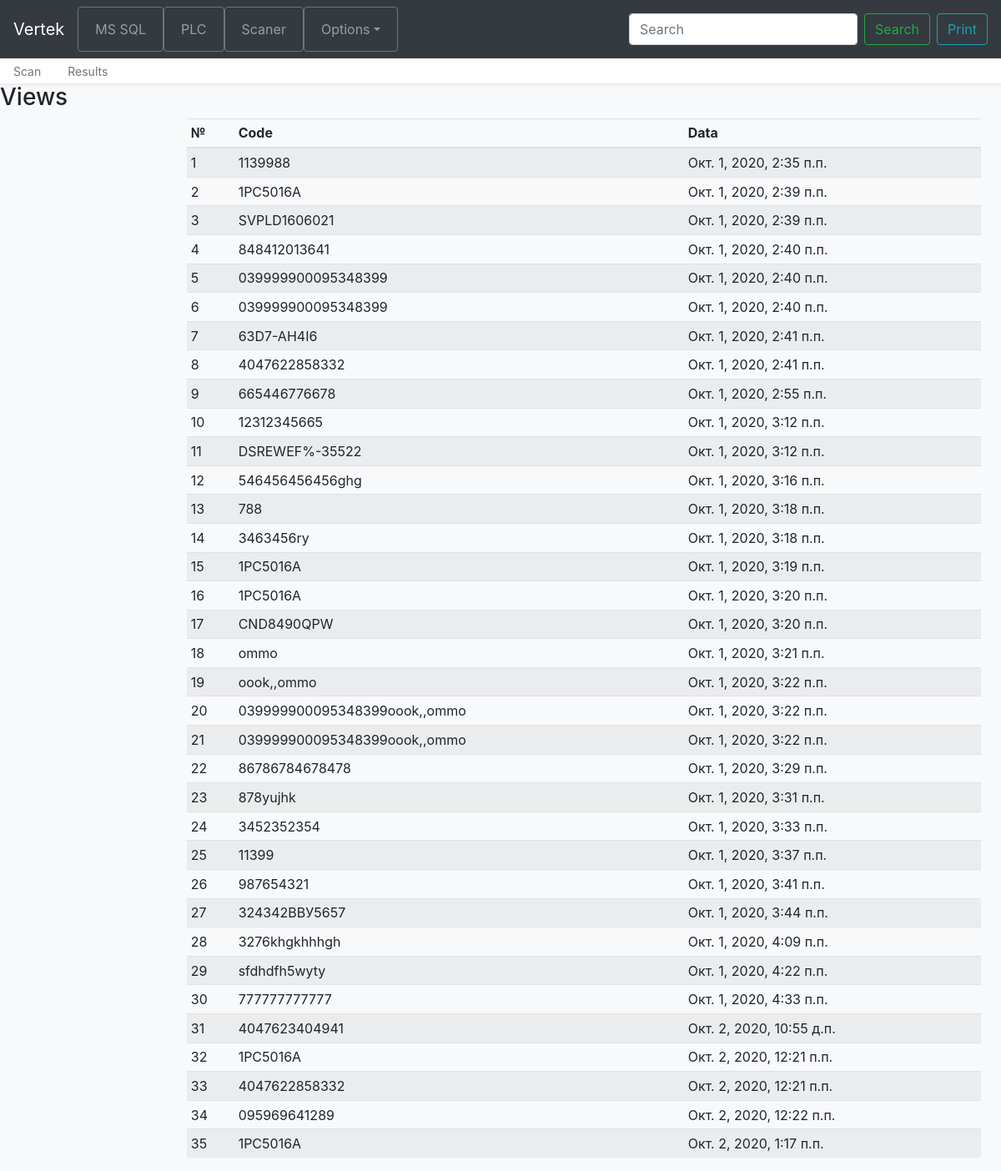
/scaner/views/, run on an earlier commit of the app's database.
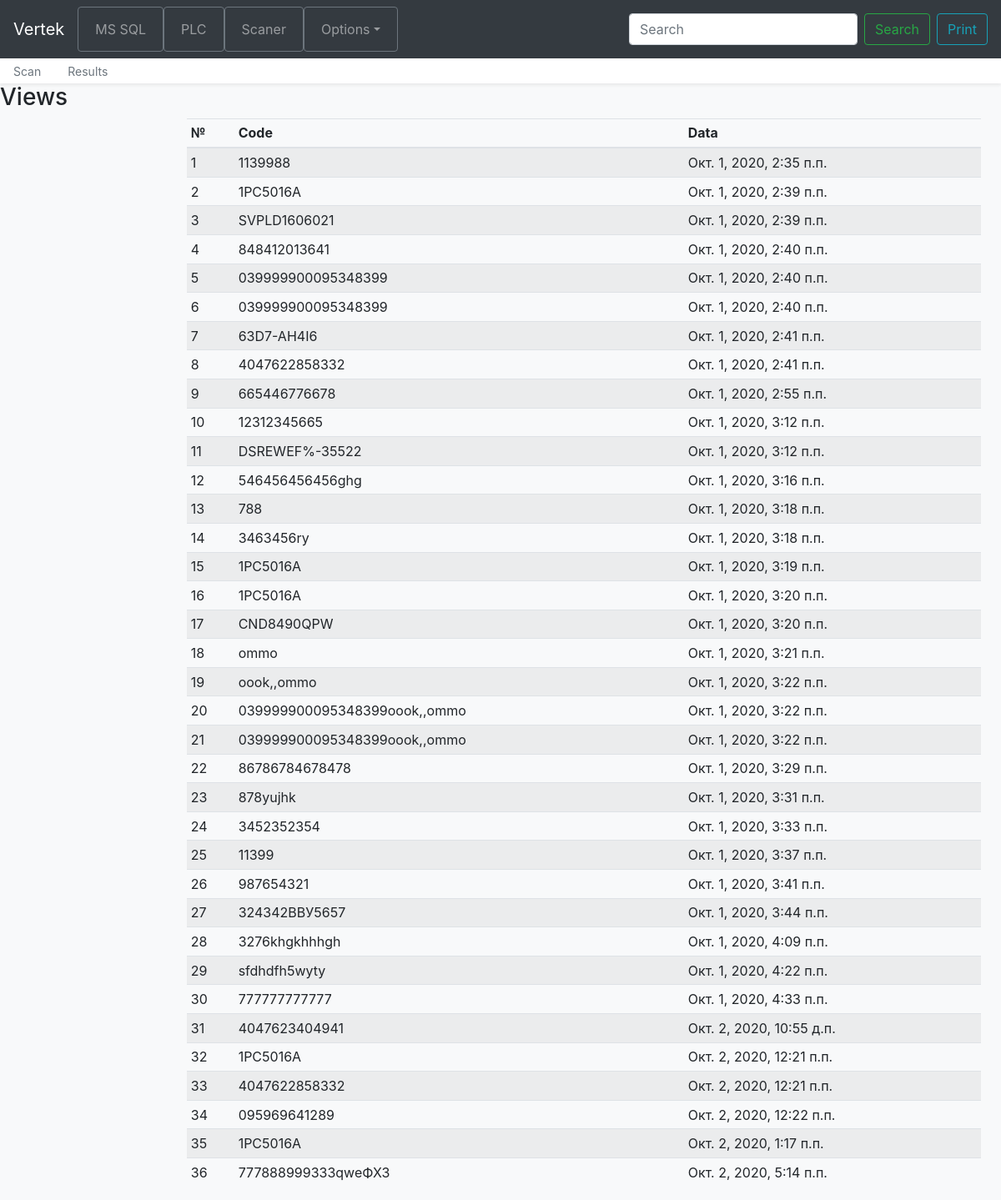
And on a later commit of the database.
### scaner/models.py (models this page shows, shortened)
class Scan(models.Model):
    code = models.CharField(max_length=150, verbose_name="Код")
    created_at = models.DateTimeField(auto_now_add=True)
    class Meta:
        verbose_name = 'Скан'
        verbose_name_plural = 'Сканы'

### scaner/views.py (the view)
# urls.py: path('views/', ScanViews.as_view(), name='scan_views'),
class ScanViews(ListView):
    model = Scan
    allow_empty = False
    def get_context_data(self, *, object_list=None, **kwargs):
        context = super().get_context_data(**kwargs)
        context['title'] = 'Views'
        return context
    def get_queryset(self):
        return Scan.objects.all()

### scaner/templates/scaner/scan_list.html
{% extends 'base.html' %}
{% block nav %}
    {% include './inc/_nav.html' %}
{% endblock %}
{% block content %}
    <h3>{{ title }}</h3>
    <main role="main" class="col-md-9 ml-sm-auto col-lg-10 px-md-4">
    <div class="table-responsive">
        <table class="table table-striped table-sm">
            <thead>
            <tr>
                <th>№</th>
                <th>Code</th>
                <th>Data</th>
            </tr>
            </thead>
            <tbody>
            {% for item in object_list %}
            <tr>
                <td>{{ item.pk }}</td>
                <td>{{ item.code }}</td>
                <td>{{ item.created_at }}</td>
            </tr>
            {% endfor %}
            </tbody>
        </table>
    </div>
</main>
{% endblock %}

### templates/base.html (shortened to what this page needs)
<!doctype html>
{% load static %}
<html lang="en">
<head>
    <link href="{% static 'bootstrap/css/bootstrap.min.css' %}" rel="stylesheet">
    <link href="{% static 'css/offcanvas.css' %}" rel="stylesheet">
</head>
<body class="bg-light">
    {% include 'inc/_nav_main.html' %}
    {% block nav %}{% endblock %}
    {% block content %}{% endblock %}
</body>
</html>

### templates/inc/_nav_main.html (shortened to what this page needs)
<nav class="navbar navbar-expand-lg fixed-top navbar-dark bg-dark">
  <a class="navbar-brand mr-auto mr-lg-0" href="#">Vertek</a>
  <div class="navbar-collapse offcanvas-collapse" id="navbarsExampleDefault">
    <ul class="navbar-nav mr-auto">
      <li class="nav-item active ">
        <a class="nav-link" href="% url 'main' %"> <span class="sr-only">(current)</span></a>
      </li>
      <li class="nav-item btn btn-outline-secondary my-2 my-sm-0">
        <a class="nav-link" href="{% url 'sql_main' %}">MS SQL</a>
      </li>
      <li class="nav-item btn btn-outline-secondary my-2 my-sm-0">
        <a class="nav-link" href="{% url 'plc_main' %}">PLC</a>
      </li>
      <li class="nav-item btn btn-outline-secondary my-2 my-sm-0">
        <a class="nav-link" href="{% url 'scan_main' %}">Scaner</a>
      </li>
      <li class="nav-item dropdown btn btn-outline-secondary my-2 my-sm-0">
        <a class="nav-link dropdown-toggle" href="#" id="dropdown01" data-toggle="dropdown" aria-haspopup="true" aria-expanded="false">Options</a>
      </li>
    </ul>
    <form class="form-inline my-2 my-lg-0">
      <input class="form-control mr-sm-2" type="text" placeholder="Search" aria-label="Search">
      <button class="btn btn-outline-success my-2 my-sm-0" type="submit">Search</button>
    </form>
    <a class="btn btn-outline-info my-2 my-sm-0 ml-2" href="javascript:window.print()">Print</a>
  </div>
</nav>

### scaner/templates/scaner/inc/_nav.html
<div class="nav-scroller bg-white shadow-sm">
  <nav class="nav nav-underline">
    <a class="nav-link my-2" href="{% url 'scan_add' %}">Scan</a>
    <a class="nav-link my-2" href="{% url 'scan_views' %}">Results</a>
  </nav>
</div>

### resources/static/css/offcanvas.css (style rules this page uses)
html, body { overflow-x: hidden; }
body { padding-top: 56px; }
.nav-scroller { position: relative; z-index: 2; height: 2.75rem; overflow-y: hidden; }
.nav-scroller .nav { display: -ms-flexbox; display: flex; -ms-flex-wrap: nowrap; flex-wrap: nowrap; padding-bottom: 1rem; margin-top: -1px; overflow-x: auto; color: rgba(255, 255, 255, .75); text-align: center; white-space: nowrap; -webkit-overflow-scrolling: touch; }
.nav-underline .nav-link { padding-top: .75rem; padding-bottom: .75rem; font-size: .875rem; color: #6c757d; }

What changed in the data, as far as the page shows it:
added Scan: pk "36", code "777888999333qweФХЗ", created_at "Окт. 2, 2020, 5:14 п.п."
